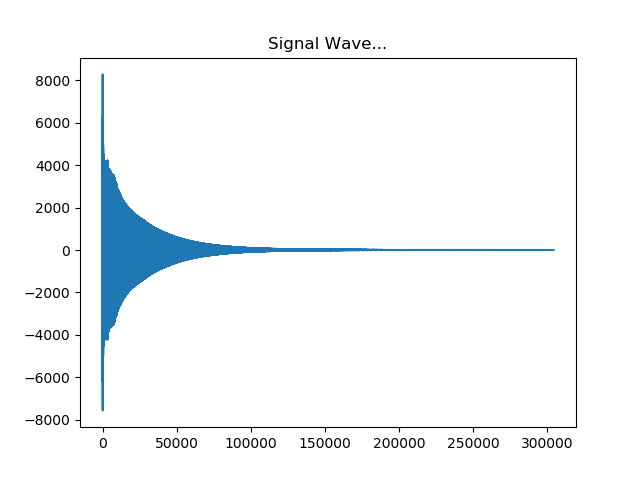
#> input picture Figure_1.1.png, 640 x 480 px
$ python matching.py   (Python 2 division)
#> lines starting #> are read from the running program, lines starting #| are printed output that depends on the picture
import cv2

cv2.namedWindow('image1', cv2.WINDOW_NORMAL)
cv2.namedWindow('image2', cv2.WINDOW_NORMAL)

frame1 = cv2.imread("Figure_1.1.png")
#> frame1 is the input picture: shape (480, 640, 3); mean B, G, R 249.2, 247.4, 244.9
frame3 = cv2.imread("Figure_3.png")
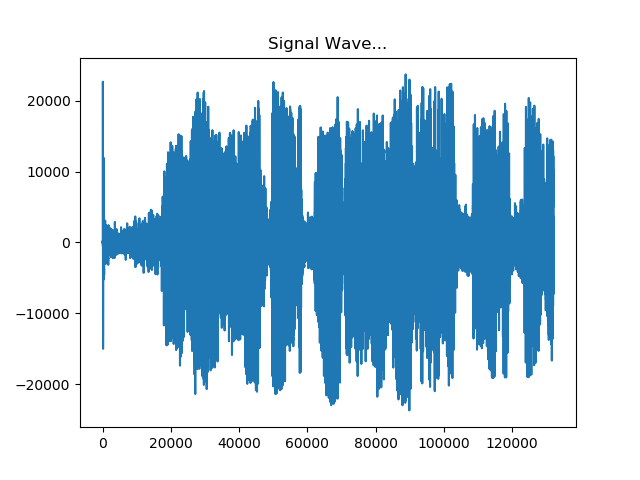
#> input picture Figure_3.png, 640 x 480 px
#> frame3 is the input picture: shape (480, 640, 3); mean B, G, R 230.2, 212.6, 187.3

compare1 = cv2.compare(frame1,frame3,0)
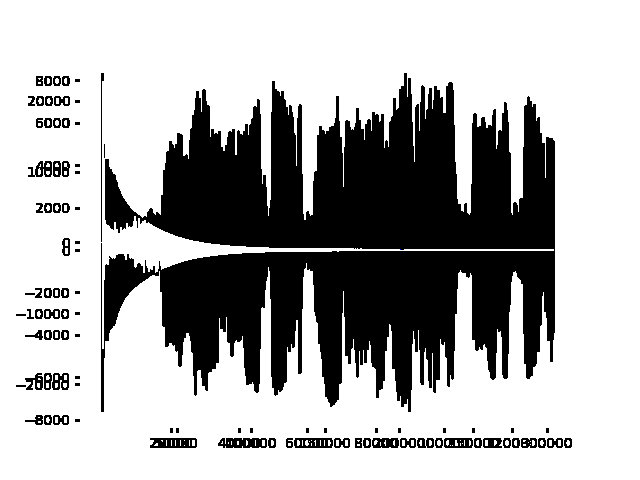
#> compare1: shape (480, 640, 3); mean B, G, R 176, 176, 176
compare2 = cv2.compare(frame1,frame3,0)

cv2.imshow('image1', compare1)
cv2.imshow('image2', compare2)

if compare1.all():
    print "equal"
else:
    print "not equal"

if compare2.all():
    print "equal"
else:
    print "not equal"

cv2.waitKey(0)
cv2.destroyAllWindows()
